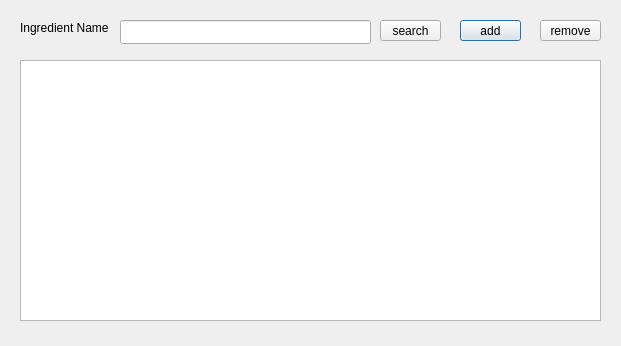
<?xml version="1.0" encoding="UTF-8"?>
<ui version="4.0">
 <class>Storage</class>
 <widget class="QDialog" name="Storage">
  <property name="geometry">
   <rect>
    <x>0</x>
    <y>0</y>
    <width>621</width>
    <height>346</height>
   </rect>
  </property>
  <property name="windowTitle">
   <string>Storage</string>
  </property>
  <widget class="QLabel" name="Ingredientname">
   <property name="geometry">
    <rect>
     <x>20</x>
     <y>20</y>
     <width>91</width>
     <height>16</height>
    </rect>
   </property>
   <property name="text">
    <string>Ingredient Name</string>
   </property>
  </widget>
  <widget class="QLineEdit" name="txtIngredient">
   <property name="geometry">
    <rect>
     <x>120</x>
     <y>20</y>
     <width>251</width>
     <height>24</height>
    </rect>
   </property>
  </widget>
  <widget class="QPushButton" name="addButton">
   <property name="geometry">
    <rect>
     <x>460</x>
     <y>20</y>
     <width>61</width>
     <height>21</height>
    </rect>
   </property>
   <property name="text">
    <string>add</string>
   </property>
  </widget>
  <widget class="QPushButton" name="removeButton">
   <property name="geometry">
    <rect>
     <x>540</x>
     <y>20</y>
     <width>61</width>
     <height>21</height>
    </rect>
   </property>
   <property name="text">
    <string>remove</string>
   </property>
  </widget>
  <widget class="QTableView" name="tableView">
   <property name="geometry">
    <rect>
     <x>20</x>
     <y>60</y>
     <width>581</width>
     <height>261</height>
    </rect>
   </property>
   <property name="sortingEnabled">
    <bool>false</bool>
   </property>
   <attribute name="horizontalHeaderCascadingSectionResizes">
    <bool>true</bool>
   </attribute>
   <attribute name="horizontalHeaderShowSortIndicator" stdset="0">
    <bool>true</bool>
   </attribute>
   <attribute name="horizontalHeaderStretchLastSection">
    <bool>true</bool>
   </attribute>
   <attribute name="verticalHeaderCascadingSectionResizes">
    <bool>true</bool>
   </attribute>
   <attribute name="verticalHeaderShowSortIndicator" stdset="0">
    <bool>true</bool>
   </attribute>
   <attribute name="verticalHeaderStretchLastSection">
    <bool>false</bool>
   </attribute>
  </widget>
  <widget class="QPushButton" name="listItemButton">
   <property name="geometry">
    <rect>
     <x>380</x>
     <y>20</y>
     <width>61</width>
     <height>21</height>
    </rect>
   </property>
   <property name="text">
    <string>search</string>
   </property>
  </widget>
 </widget>
 <resources/>
 <connections/>
</ui>
